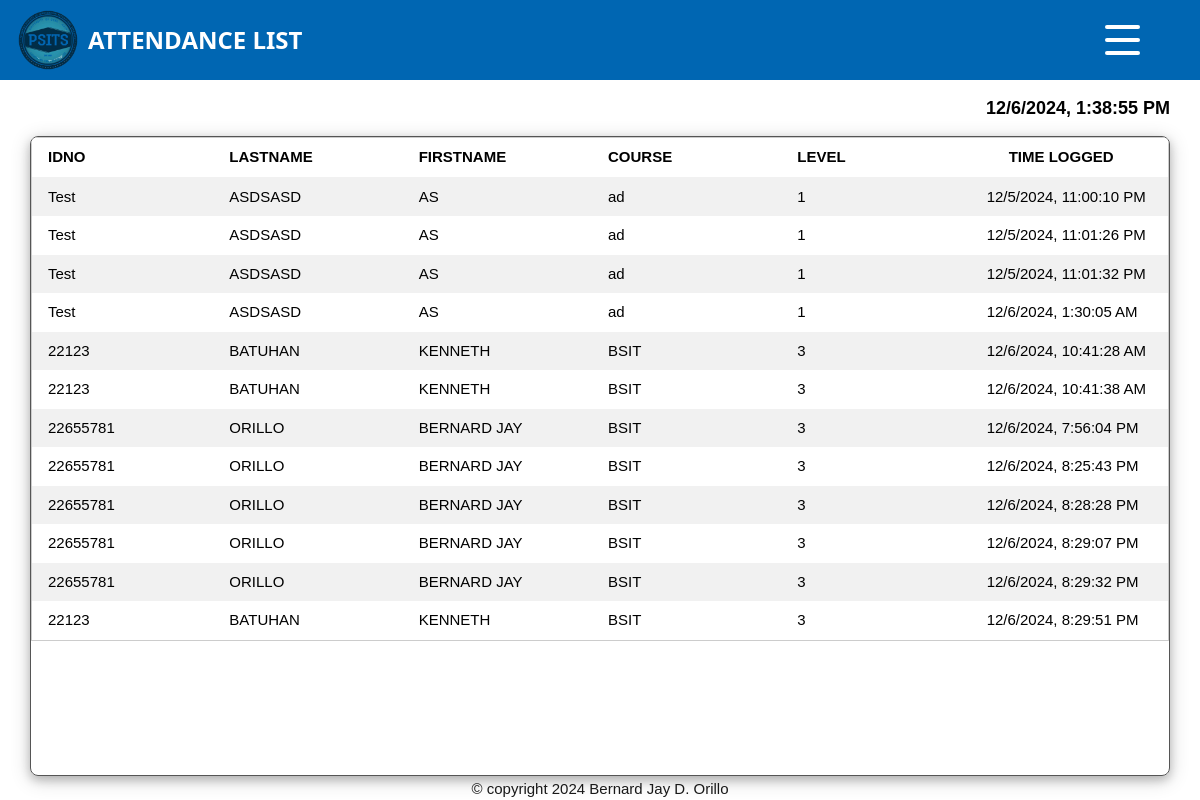
The app's page /attendance (signed in) with its own data.
### tables this page shows
CREATE TABLE attendance
(
id integer primary key autoincrement,
idno varchar(10),
lastname varchar(80),
firstname varchar(80),
course varchar(15),
level varchar(5),
log varchar(50),
image varchar(20));

### app.py (the view)
@app.route('/attendance')
def attendance():
    if not is_logged_in():
        return redirect(url_for('admin'))
    attendance = getprocess("SELECT * FROM attendance;")
    return render_template('attendance.html', attendance=attendance)

### app.py (called while the page is built)
def is_logged_in():
    return session.get('logged_in', False)

### dbhelper.py (called while the page is built)
def getprocess(sql:str)->list:
    db:object = connect(database)
    cursor:object = db.cursor()
    cursor.row_factory = Row
    cursor.execute(sql)
    data:list = cursor.fetchall()
    cursor.close()
    return data

### templates/attendance.html (shortened to what this page needs)
{% extends 'base.html' %}
{%block head%}
    <link rel="stylesheet" href="{{ url_for('static', filename='css/index.css') }}">
    <link rel="stylesheet" href="{{ url_for('static', filename='css/attendance.css') }}">
    <link rel="stylesheet" href="{{ url_for('static', filename='css/menu.css') }}">
{%endblock%}
{%block body%}
<div class="container">
    <div class="header">
        <div class="header-box title">
            <img src="{{ url_for('static', filename='images/PSITS_LOGO2.png') }}" height="60" alt="Logo">
            <h1 class="header-title">ATTENDANCE LIST</h1>
        </div>
        <div class="header-box button">
            <div class="icon nav-icon-5">
                <span></span>
                <span></span>
                <span></span>
              </div>
        </div>
    </div>
<div className="content">
    <div class="time"></div>
    <div class="student-list attendance w3-card-4 w3-round-large">
        {% if attendance %}
        <table class="w3-table-all" style="border-collapse: separate; table-layout: fixed;">
            <tr class="sticky-header">
                <th>IDNO</th>
                <th>LASTNAME</th>
                <th>FIRSTNAME</th>
                <th>COURSE</th>
                <th>LEVEL</th>
                <th style="padding-left: 2.5vw;">TIME LOGGED</th>
            </tr>
            {% for student in attendance %}
            <tr>
                <td>{{ student.idno }}</td>
                <td>{{ student.lastname.upper() }}</td>
                <td>{{ student.firstname.upper() }}</td>
                <td>{{ student.course }}</td>
                <td>{{ student.level }}</td>
                <td> {{ student.log }}</td>
            </tr>
            {% endfor%}
        </table>
        {% else %}
        <p class ="w3-center w3-display-middle w3-xxlarge w3-bold" style="font-weight: 800;">NO ATTENDANCE FOUND</p>
        {% endif %}
    </div>
</div>
</div>
<div class=" footer">
    &copy; copyright 2024 Bernard Jay D. Orillo
</div>
{%endblock%}

### static/css/w3.css (style rules this page uses)
*,*:before,*:after { box-sizing:inherit }
html { -ms-text-size-adjust:100%;-webkit-text-size-adjust:100% }
body { margin:0 }
img { border-style:none }
html,body { font-family:Verdana,sans-serif;font-size:15px;line-height:1.5 }
html { overflow-x:hidden }
h1 { font-size:36px }
h1,h2,h3,h4,h5,h6 { font-family:"Segoe UI",Arial,sans-serif;font-weight:400;margin:10px 0 }
img { vertical-align:middle }
.w3-table,.w3-table-all { border-collapse:collapse;border-spacing:0;width:100%;display:table }
.w3-table-all { border:1px solid #ccc }
.w3-bordered tr,.w3-table-all tr { border-bottom:1px solid #ddd }
.w3-table-all tr:nth-child(odd) { background-color:#fff }
.w3-table-all tr:nth-child(even) { background-color:#f1f1f1 }
.w3-table td,.w3-table th,.w3-table-all td,.w3-table-all th { padding:8px 8px;display:table-cell;text-align:left;vertical-align:top }
.w3-table th:first-child,.w3-table td:first-child,.w3-table-all th:first-child,.w3-table-all td:first-child { padding-left:16px }
.w3-round-large { border-radius:8px }
.w3-card-4,.w3-hover-shadow:hover { box-shadow:0 4px 10px 0 rgba(0,0,0,0.2),0 4px 20px 0 rgba(0,0,0,0.19) }

### static/css/index.css (style rules this page uses)
body { margin: 0; }
.header-title { color: white; padding-left: 1vw; font-size: clamp(1rem, 2vw, 3rem); font-weight: bold; }
.container { display: flex; flex-direction: column; align-items: center; width: 100vw; height: 95vh; }
.header-box { display: flex; flex-direction: row; align-items: center; width: 50vw; height: 10vh; }
.button { display: flex; flex-direction: row; align-items: center; justify-content: flex-end; width: 50vw; height: 10vh; }
.title { justify-content: flex-start; padding-left: 1.5vw; }
.button { justify-content: flex-end; padding-right: 5vw; }
.header { display: flex; background-color: #0066b2; width: 100vw; height: 10vh; }
.footer { height: 2.5vh; position: fixed ; width: 100vw; display: flex; justify-content: center; align-items: center; color: #191919; bottom: 1px; }
.header h1 { color: white; padding-left: 10px; }
.sticky-header { position: sticky; top: 0; }
.sticky-header th { border-bottom: #f1f1f1 1px solid; }
.student-list { display: flex; flex-direction: column; margin-top: 2.5vh; margin-left: 1vw; margin-right: 1vw; border: #555555 1px solid; width: 95vw; overflow: auto; height: 82.5vh; }
td { vertical-align: middle !important; }

### static/css/attendance.css (style rules this page uses)
.time { display: flex; flex-direction: row; align-items: center; justify-content: flex-end; width: 100%; height: 5vh; color: black; font-size: clamp(1rem, 1.5vw, 2rem); font-weight: bold; padding-right: 1vw; margin-top: 1vh; margin-bottom: -1vw; }
.student-list { height: 80vh; }

### static/css/menu.css (style rules this page uses)
.nav-icon-5 { width: 35px; height: 30px; margin: 10px 0px; position: relative; cursor: pointer; display: inline-block; }
.nav-icon-5 span { background-color:#fff; position: absolute; border-radius: 2px; transition: .3s cubic-bezier(.8, .5, .2, 1.4); width:100%; height: 4px; transition-duration: 500ms }
.nav-icon-5 span:nth-child(1) { top:0px; left: 0px; }
.nav-icon-5 span:nth-child(2) { top:13px; left: 0px; opacity:1; }
.nav-icon-5 span:nth-child(3) { bottom:0px; left: 0px; }

### records on screen
attendance: idno "Test", lastname "ASDSASD", firstname "AS", course "ad", level "1", log "12/5/2024, 11:00:10 PM"
attendance: idno "Test", lastname "ASDSASD", firstname "AS", course "ad", level "1", log "12/5/2024, 11:01:26 PM"
attendance: idno "Test", lastname "ASDSASD", firstname "AS", course "ad", level "1", log "12/5/2024, 11:01:32 PM"
attendance: idno "Test", lastname "ASDSASD", firstname "AS", course "ad", level "1", log "12/6/2024, 1:30:05 AM"
attendance: idno "22123", lastname "BATUHAN", firstname "KENNETH", course "BSIT", level "3", log "12/6/2024, 10:41:28 AM"
attendance: idno "22123", lastname "BATUHAN", firstname "KENNETH", course "BSIT", level "3", log "12/6/2024, 10:41:38 AM"
attendance: idno "22655781", lastname "ORILLO", firstname "BERNARD JAY", course "BSIT", level "3", log "12/6/2024, 7:56:04 PM"
attendance: idno "22655781", lastname "ORILLO", firstname "BERNARD JAY", course "BSIT", level "3", log "12/6/2024, 8:25:43 PM"
attendance: idno "22655781", lastname "ORILLO", firstname "BERNARD JAY", course "BSIT", level "3", log "12/6/2024, 8:28:28 PM"
attendance: idno "22655781", lastname "ORILLO", firstname "BERNARD JAY", course "BSIT", level "3", log "12/6/2024, 8:29:07 PM"
attendance: idno "22655781", lastname "ORILLO", firstname "BERNARD JAY", course "BSIT", level "3", log "12/6/2024, 8:29:32 PM"
attendance: idno "22123", lastname "BATUHAN", firstname "KENNETH", course "BSIT", level "3", log "12/6/2024, 8:29:51 PM"
